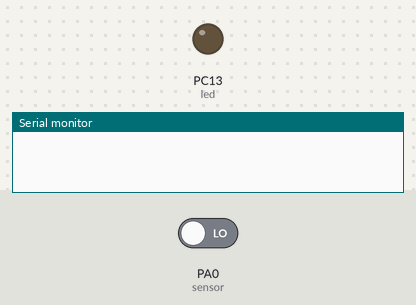
This sketch was run on a simulated STM32 Blue Pill. Parts: output pins drawn as LEDs (lit = HIGH), the last lines printed to the serial monitor. The inputs (shaded band) are chosen by the test bench; at power-on: PA0 (sensor) LOW.

Above: at 1.8 s.
1.9 s: PA0 (sensor) driven HIGH
At 2.4 s:
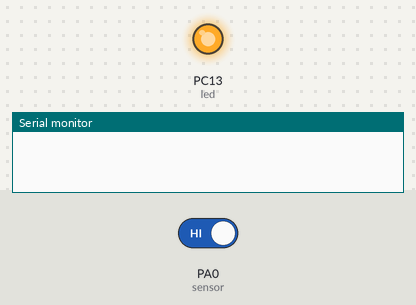
3.5 s: PA0 (sensor) driven LOW
At 4.8 s:
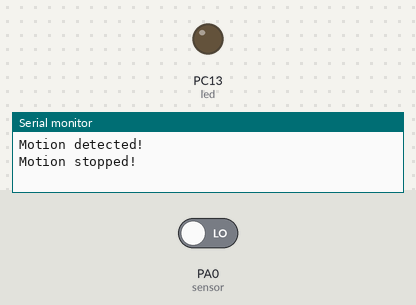
Timing chart, 0 to 6.5 s (numbered marks = the images above; inputs shaded):
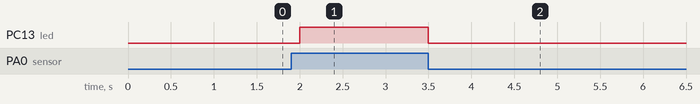

Measured:
- after the input at 1.9 s, PC13 (led): LOW → HIGH after 0.10 s
- after the input at 3.5 s, PC13 (led): HIGH → LOW at once

The sketch:

Pirsensor.ino
```cpp
int led = PC13;                // the pin that the LED is atteched to
int sensor = PA0;              // the pin that the sensor is atteched to
int state = LOW;             // by default, no motion detected
int val = 0;                 // variable to store the sensor status (value)

void setup() {
  pinMode(led, OUTPUT);      // initalize LED as an output
  pinMode(sensor, INPUT);    // initialize sensor as an input
  Serial.begin(9600);        // initialize serial
}

void loop(){
  val = digitalRead(sensor);   // read sensor value
  if (val == HIGH) {           // check if the sensor is HIGH
    digitalWrite(led, HIGH);   // turn LED ON
    delay(500);                // delay 100 milliseconds

    if (state == LOW) {
      Serial.println("Motion detected!");
      state = HIGH;       // update variable state to HIGH
    }
  }
  else {
      digitalWrite(led, LOW); // turn LED OFF
      delay(500);             // delay 200 milliseconds

      if (state == HIGH){
        Serial.println("Motion stopped!");
        state = LOW;       // update variable state to LOW
    }
  }
}
```
